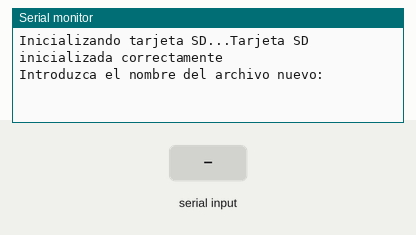
Simulated run of this sketch. Board: Arduino Uno, built with avr-gcc and run on an emulated ATmega328P. On the bench: the last lines printed to the serial monitor. The inputs (shaded band) are chosen by the test bench. Storage starts empty.

Above: at 1.2 s.
1.3 s: "1\n" received over Serial
At 2.5 s:
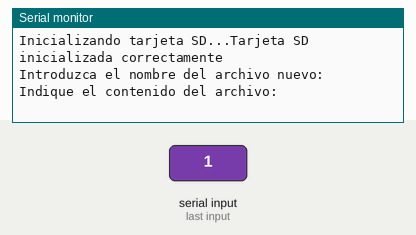
2.8 s: "0\n" received over Serial
At 4.0 s:
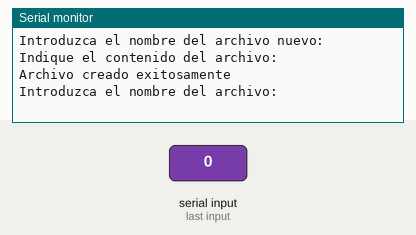
4.3 s: "1\n" received over Serial
At 5.0 s:
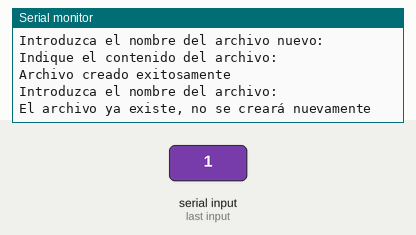

The sketch:

escribirSDTerminalSerial.ino
```cpp
//Autor: Víctor Barcina Muñoz
//añadimos la librería SPI
#include <SPI.h>
//añadimos la librería SD
#include <SD.h>
 //creamos una variable denominada tarjeta, a la que se le asigna el pin 4 para la comunicación SPI con la tarjeta SD.
const int tarjeta = 4;

void setup() {
  //inicializamos la comunicación serial
  Serial.begin(9600);
  //esperamos a que se inicialice la comunicación antes de seguir con el resto del código
  while (!Serial) {
    ;
  }

  Serial.print("Inicializando tarjeta SD...");
// si no reconoce la tarjeta imprimimos error
  if (!SD.begin(tarjeta)) {
    Serial.println("Fallo al inicializar la tarjeta SD");
    return;
  }
//en caso contrario imprimimos que la incialización es correcta
  Serial.println("Tarjeta SD inicializada correctamente");
//solicitamos introducir el nombre del archivo nuevo
  Serial.println("Introduzca el nombre del archivo nuevo:");
}

void loop() {
  //creamos una variable que controla si se ha ingresado el nombre del archivo o no
  static bool nombreArchivoIngresado = false;
  //creamos una variable que consiste en el nombre del archivo
  static String nombre_archivo;
  //creamos una variable que almacena el contenido a escribir en el archivo
  static String contenido_archivo;
//si el nombre del archivo aún no ha sido ingresado y hay datos disponibles en la comunicación serial
  if (!nombreArchivoIngresado && Serial.available()) {
    //lee la cadena de caracteres del nombre del archivo hasta encontrar salto de linea
    nombre_archivo = Serial.readStringUntil('\n');
    //eliminamos los espacios en blanco al incio y al final
    nombre_archivo.trim();
    //si el archivo ya existe le indicamos que no se creará de nuevo
    if (SD.exists(nombre_archivo)) {
      Serial.println("El archivo ya existe, no se creará nuevamente");
    } else {
      //en caso contario solicitamos que se escriba lo que se desea en el archivo
      Serial.println("Indique el contenido del archivo:");
      //cambiamos la bandera a true para indicar que ya se ha ingresado el nombre
      nombreArchivoIngresado = true;
    }
  }
  //si el nombre ha sido ingresado y hay datos en la comunicación serial
  if (nombreArchivoIngresado && Serial.available()) {
    //leemos el contenido del archivo hasta encontrar un salto de línea
    contenido_archivo = Serial.readStringUntil('\n');
    //eliminamos los espacios en blanco al incio y al final
    contenido_archivo.trim();
    //abrimos el archivo en modo escritura
    File archivo = SD.open(nombre_archivo, FILE_WRITE);
    //si se ha abierto el archivo escribimos el contenido y lo cerramos
    if (archivo) {
      archivo.println(contenido_archivo);
      archivo.close();
      Serial.println("Archivo creado exitosamente");
    } else {
      Serial.println("Error al crear el archivo");
    }
  //reestablecemos la bandera a false para indicar un nuevo nombre
    nombreArchivoIngresado = false;
    Serial.println("Introduzca el nombre del archivo:");
  }
}
```

Measured:
- after the input at 1.3 s, the serial monitor: prints a new line at once (image 1)
- after the input at 2.8 s, the serial monitor: prints a new line at once (image 2)
- after the input at 4.3 s, the serial monitor: prints a new line at once (image 3)
